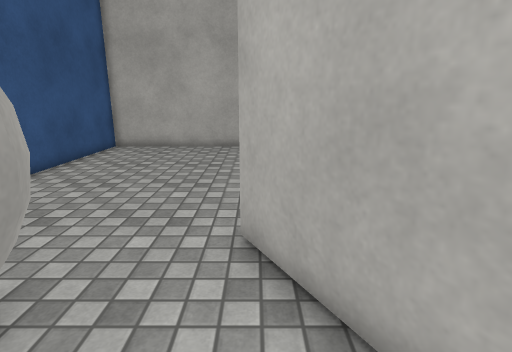
view 1 (above)

13 first-person views from a walk through a 3-D level made in the Unity game engine. The camera is 1.4 m above the floor, tilts 14° down and sees 80° across. The floor is counted in squares, 0.5 m on a side. Each view is taken from the middle of a square. On the plan, view 1 faces up. The plan holds only what a view shows up to about 20 squares ahead; the rest is blank. Surface patterns are stand-ins for the level's own textures.

view 2
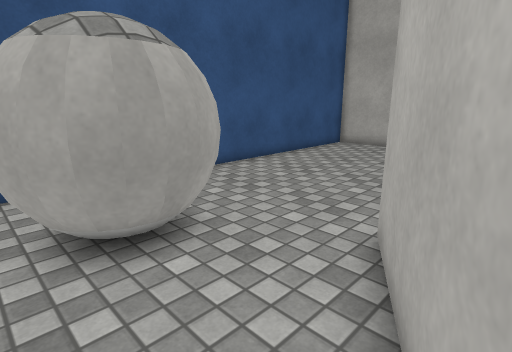

view 3
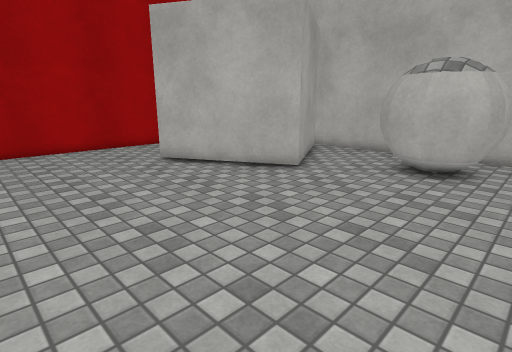

view 4
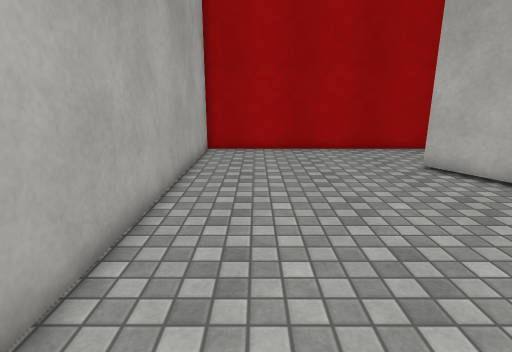

view 5
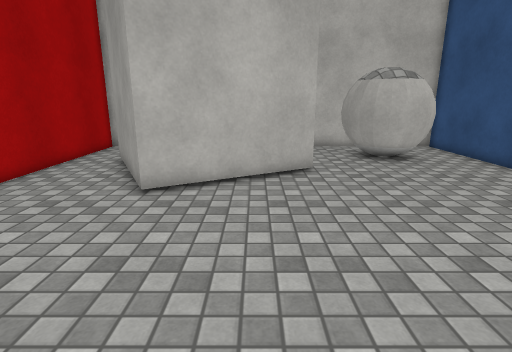

view 6
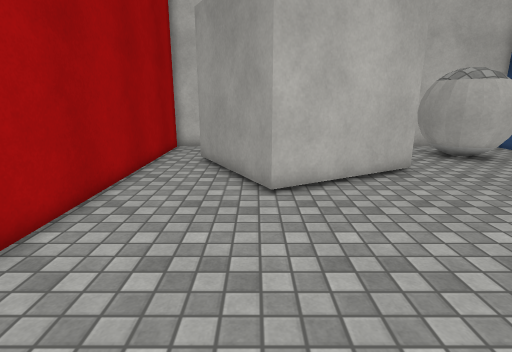

view 7
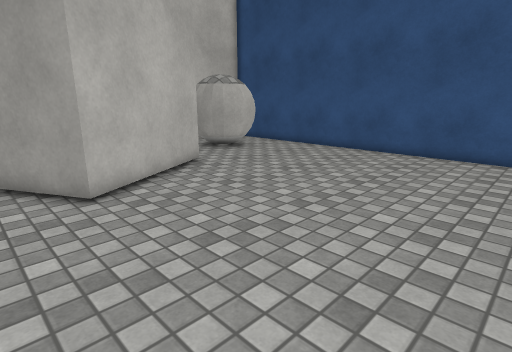

view 8
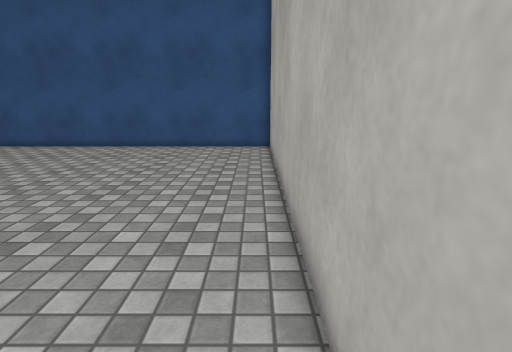

view 9
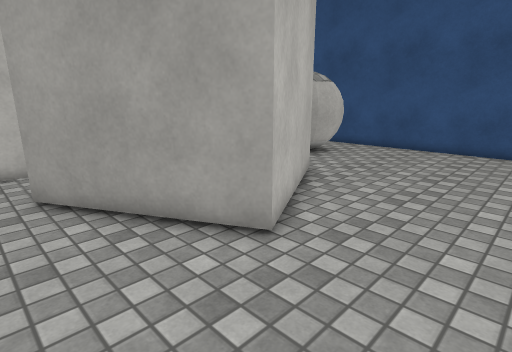

view 10
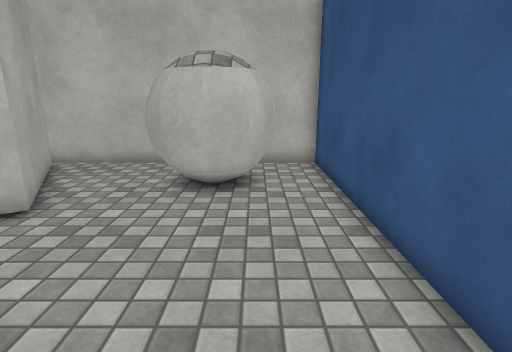

view 11
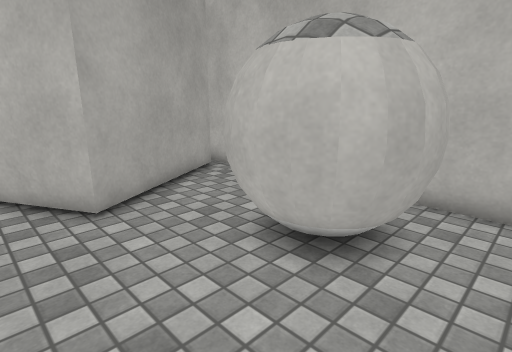

view 12
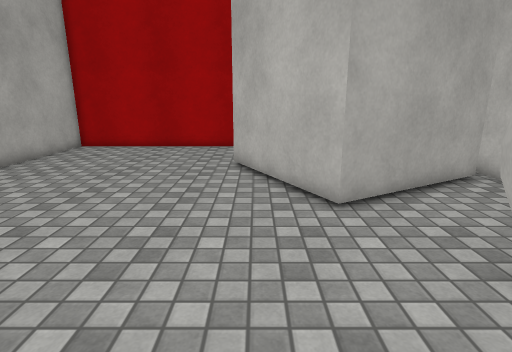

view 13
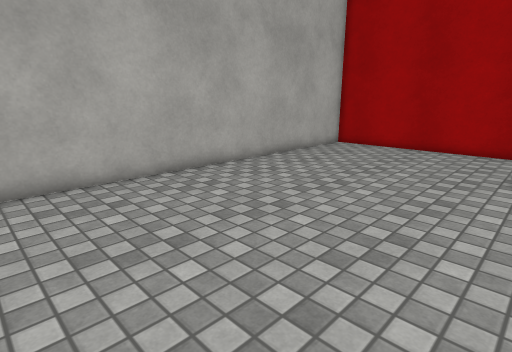

### Floor plan
Ten units are one square. View 1 is at (0, 0); x grows to the right and y downward. Boxes are objects, and circles mark ways between rooms. Rooms are numbered by the first view taken in them; rooms with no view inside come last. Other rooms are left out.
<svg viewBox="-92 -194 206 207">
<path fill="none" stroke="#000" d="M29 1 -3 -58M-45 8 39 8M-3 -58 55 -90 87 -31M81 8 109 8 109 -189 -87 -189 -87 8 -45 8"/>
<rect x="-75" y="-55" width="60" height="60" fill="#bbb"><title>other object</title></rect>
<circle cx="-15" cy="-45" r="3" fill="#2a7"/>
<text x="-10" y="-20">1</text>
<text x="10" y="-110">2</text>
</svg>
Room 1 opens to room 2.

Where each view was taken, in squares from view 1:
view 1: 0 up, 0 right, facing up
view 2: 0 up, 2 right, facing up-left
view 3: 16 up, 8 left, facing down-right
view 4: 16 up, 7 left, facing right
view 5: 18 up, 2 right, facing down
view 6: 18 up, 6 right, facing down
view 7: 18 up, 8 right, facing down-left
view 8: 18 up, 10 right, facing left
view 9: 13 up, 10 right, facing down-left
view 10: 13 up, 6 left, facing down
view 11: 8 up, 8 left, facing down-right
view 12: 8 up, 8 left, facing right
view 13: 8 up, 8 left, facing up-right
